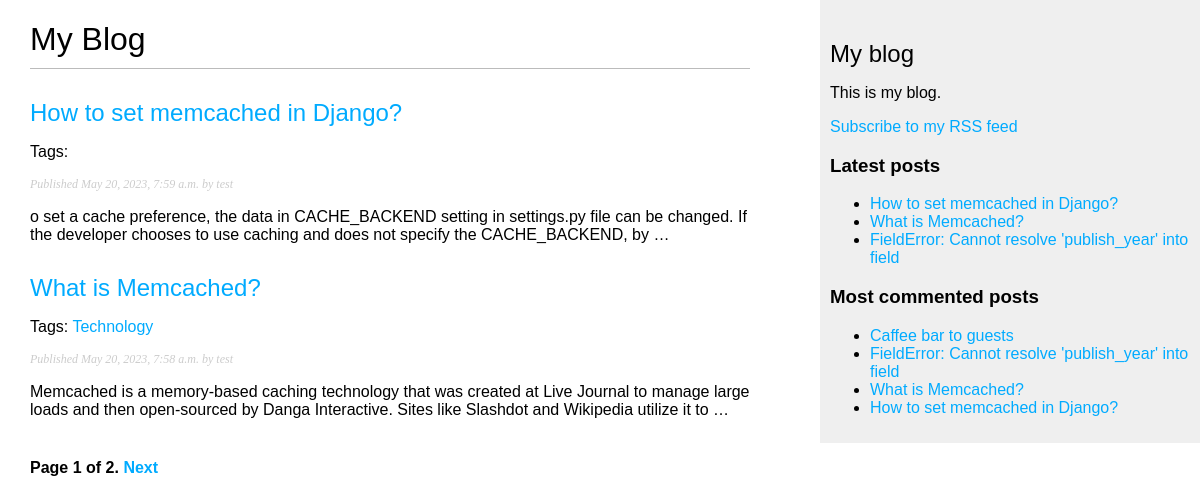
/blog/, run on an earlier commit of the app's database.
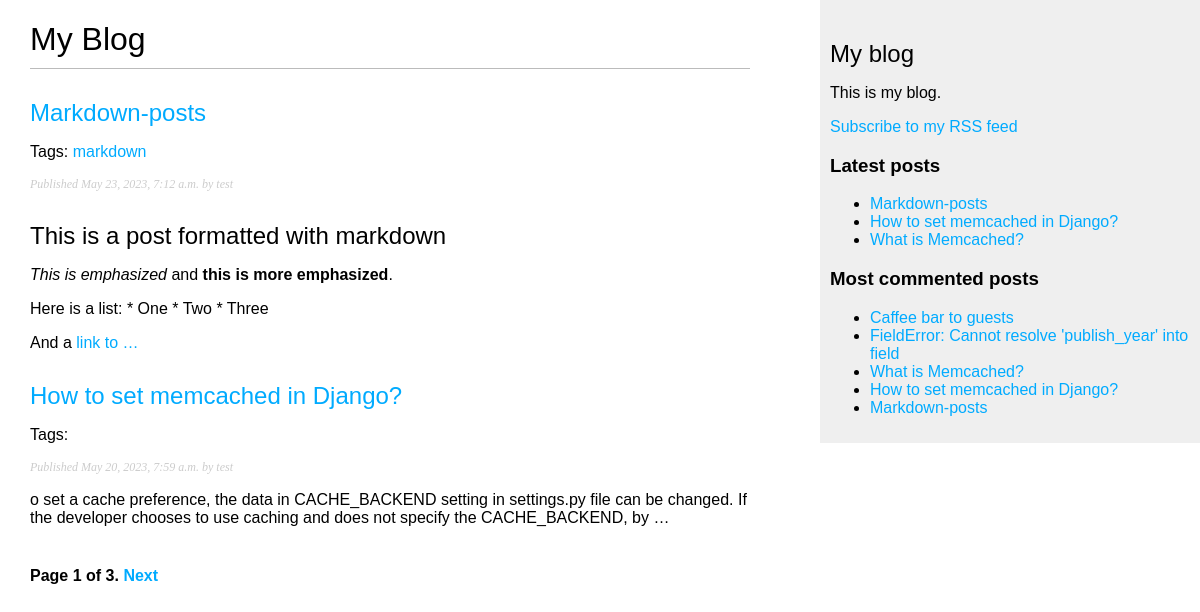
And on a later commit of the database.
### blog/models.py (models this page shows, shortened)
class Post(models.Model):
    class Status(models.TextChoices):
        DRAFT = 'DF', 'Draft'
        PUBLISHED = 'PB', 'Published'
    title = models.CharField(max_length=250)
    slug = models.SlugField(max_length=250, unique_for_date='publish')
    author = models.ForeignKey(User, on_delete=models.CASCADE, related_name='blog_posts')
    body = models.TextField()
    publish = models.DateTimeField(default=timezone.now)
    created = models.DateTimeField(auto_now_add=True)
    updated = models.DateTimeField(auto_now_add=True)
    status = models.CharField(max_length=2, choices=Status.choices, default=Status.DRAFT)
    tags = TaggableManager()
    objects = models.Manager() # Менеджер, применяемый по умолчанию
    published = PublishedManager() # конкретно-прикладной менеджер
    class Meta:
        ordering = ['-publish']
        indexes = [
            models.Index(fields=['-publish']),
        ]
    def get_absolute_url(self):
        return reverse(
            "blog:post_detail",
            args=[
                self.publish.year,
                self.publish.month,
                self.publish.day,
                self.slug
            ]
        )

### blog/views.py (the view)
def post_list(request, tag_slug=None):
    post_list = Post.published.all()
    tag = None
    if tag_slug:
        tag = get_object_or_404(klass=Tag, slug=tag_slug)
        post_list = post_list.filter(tags__in=[tag])
    paginator = Paginator(post_list, 2)
    page_number = request.GET.get('page', 1)
    try:
        posts = paginator.page(page_number)
    except EmptyPage:
        posts = paginator.page(paginator.num_pages)
    except PageNotAnInteger:
        posts = paginator.page(1)
    context = {
        'posts': posts,
        'tag': tag
    }
    return render(request=request, template_name='blog/post/list.html', context=context)

### blog/models.py (called while the page is built)
    def get_queryset(self):
        return super().get_queryset().filter(status=Post.Status.PUBLISHED)

### blog/templatetags/blog_tags.py (called while the page is built)
@register.inclusion_tag(filename='blog/post/latest_posts.html')
def show_latest_posts(count=5):
    latest_posts = Post.published.order_by('-publish')[:count]
    results = {
        'latest_posts': latest_posts
    }
    return results

@register.simple_tag
def get_most_commented_posts(count=5):
    return Post.published.annotate(
        total_comments=Count('comments')
    ).order_by('-total_comments')[:count]

@register.filter(name='markdown')
def markdown_format(text):
    return mark_safe(markdown.markdown(text=text))

### blog/templates/blog/post/list.html (shortened to what this page needs)
{% extends "blog/base.html" %}
{% load blog_tags %}
{% block content %}
    <h1>My Blog</h1>
    {% for post in posts %}
        <h2>
            <a href="{{ post.get_absolute_url }}">
            {{ post.title }}
            </a>
        </h2>
        <p class="tags">
            Tags:
            {% for tag in post.tags.all %}
                <a href="{% url "blog:post_list_by_tag" tag.slug %}">
                {{ tag.name }}
                </a>
            {% endfor %}
        </p>
        <p class="date">
            Published {{ post.publish }} by {{ post.author }}
        </p>
        {{ post.body|markdown|truncatewords_html:30}}
    {% endfor %}
    {% include "pagination.html" with page=posts %}
{% endblock %}

### blog/templates/blog/base.html (shortened to what this page needs)
{% load blog_tags %}
{% load static %}
<!DOCTYPE html>
<html>
<head>
    <link href="{% static "css/blog.css" %}" rel="stylesheet">
</head>
<body>
    <div id="content">
        {% block content %}
        {% endblock %}
    </div>
    <div id="sidebar">
        <h2>My blog</h2>
        <p>This is my blog.</p>
        <p>
            <a href="{% url "blog:post_feed" %}">
                Subscribe to my RSS feed
            </a>
        </p>
        <h3>Latest posts</h3>
        {% show_latest_posts 3 %}
        <h3>Most commented posts</h3>
        {% get_most_commented_posts as most_commented_posts %}
        <ul>
            {% for post in most_commented_posts %}
                <li>
                <a href="{{ post.get_absolute_url }}">{{ post.title }}</a>
                </li>
            {% endfor %}
        </ul>
    </div>
</body>
</html>

### blog/templates/pagination.html (shortened to what this page needs)
<div class="pagination">
    <span class="step-links">
        <span class="current">
            Page {{ page.number }} of {{ page.paginator.num_pages }}.
        </span>
        {% if page.has_next %}
            <a href="?page={{ page.next_page_number }}">Next</a>
        {% endif %}
    </span>
</div>

### blog/templates/blog/post/latest_posts.html
<ul>
    {% for post in latest_posts %}
        <li>
            <a href="{{ post.get_absolute_url }}">{{ post.title }}</a>
        </li>
    {% endfor %}
</ul>

### blog/static/css/blog.css (style rules this page uses)
body { margin:0; padding:0; font-family:helvetica, sans-serif; }
a { color:#00abff; text-decoration:none; }
h1 { font-weight:normal; border-bottom:1px solid #bbb; padding:0 0 10px 0; }
h2 { font-weight:normal; margin:30px 0 0; }
#content { float:left; width:60%; padding:0 0 0 30px; }
#sidebar { float:right; width:30%; padding:10px; background:#efefef; height:100%; }
p.date { color:#ccc; font-family: georgia, serif; font-size: 12px; font-style: italic; }
.pagination { margin:40px 0; font-weight:bold; }

What changed in the data, as far as the page shows it:
no longer on one of the page's lists (row unchanged): Post: title "What is Memcached?", publish "May 20, 2023, 7:58 a.m.", author "test", body "Memcached is a memory-based caching technology that was created at Live Journal to manage large loads and then open-sourced by Danga Interactive. Sites like Slashdot and Wikipedia utilize it to …"
no longer on one of the page's lists (row unchanged): Post: title "FieldError: Cannot resolve 'publish_year' into field"
added Post: title "Markdown-posts", publish "May 23, 2023, 7:12 a.m.", author "test", body "This is a post formatted with markdown This is emphasized and this is more emphasized . Here is a list: * One * Two * Three And a link to …"
added Tag: name "markdown", shown under "Markdown-posts"
computed for Post "What is Memcached?": loses Tag (name "Technology")
Also different on the page:
{{ page.paginator.num_pages }}: "2" → "3"
